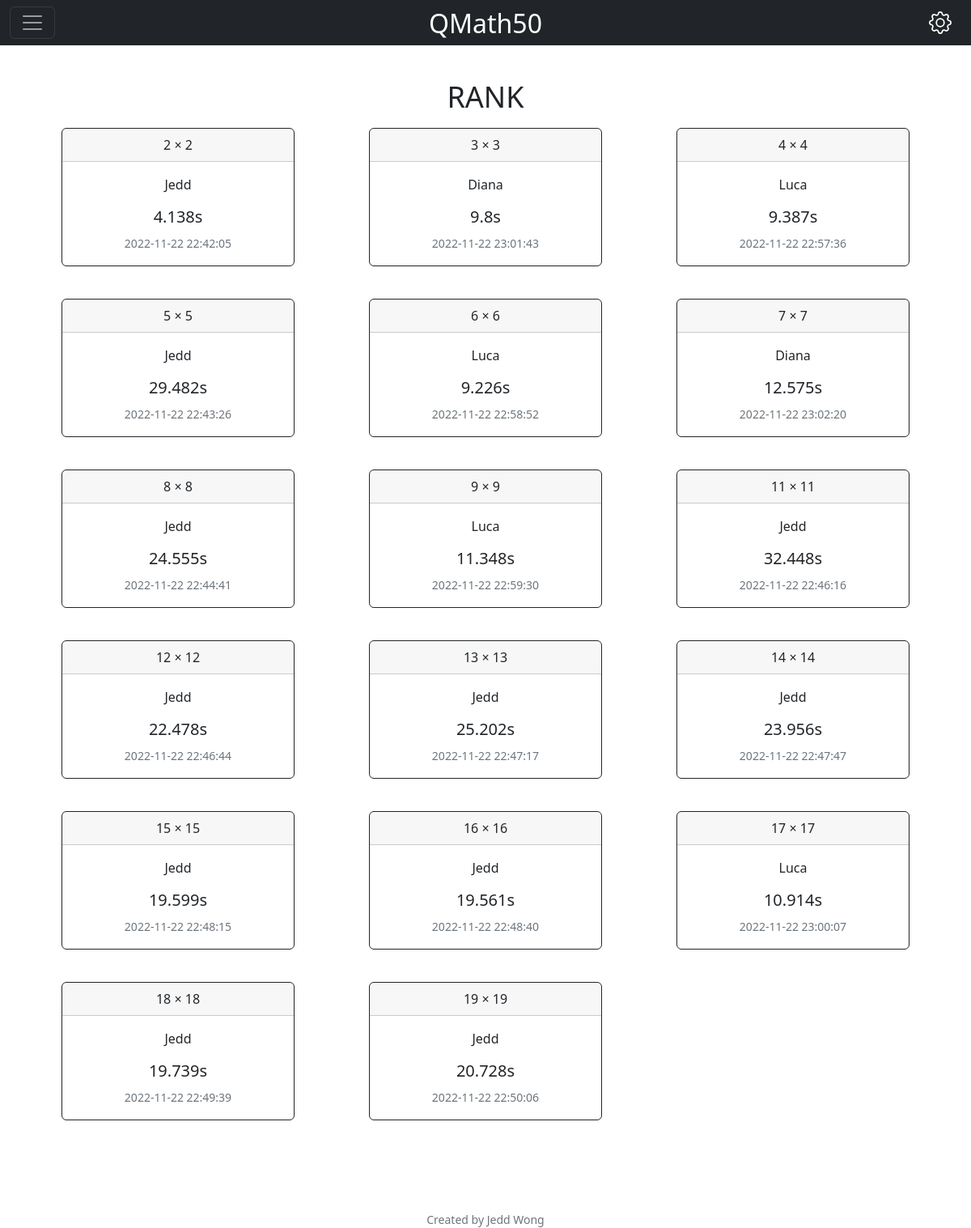
Before: /rank (signed in) with the older database file.
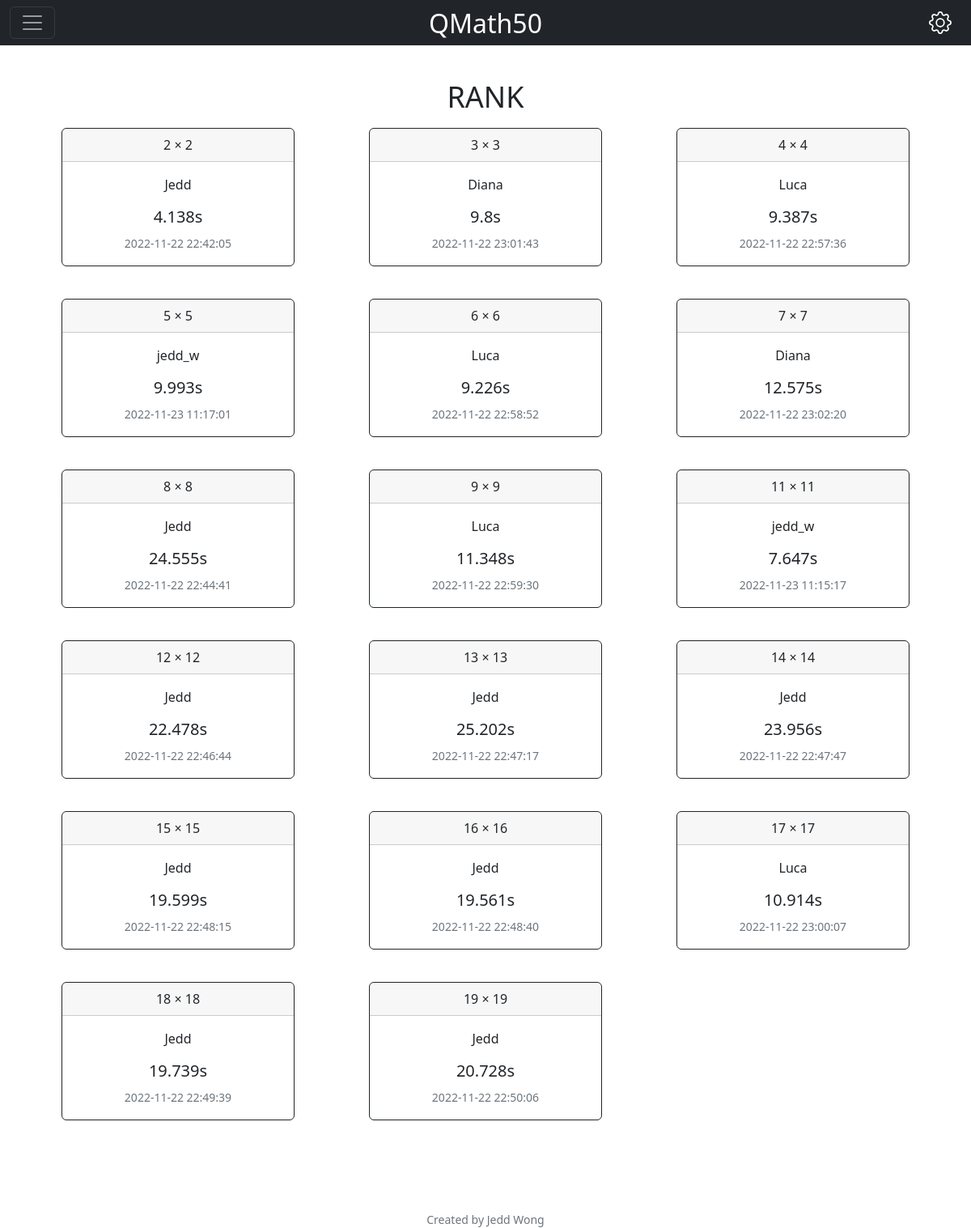
After: the same page with the newer database file.
### tables this page shows
CREATE TABLE users (
id INTEGER PRIMARY KEY AUTOINCREMENT NOT NULL, 
username TEXT NOT NULL, 
hash TEXT NOT NULL
);

### main.py (the view)
@app.route('/rank')
@login_required
def rank():
    acc_id = session["user_id"]
    if acc_id != None:
        username_db = db.execute("SELECT username FROM users WHERE id = ?", acc_id)
        username = username_db[0]["username"]
        best_time_list = []
        for data in range(2,20):
            if data == 10:
                pass
            else:
                temp_dict = {}
                rank_best_db = db.execute("SELECT game_type, pofo_id, MIN(best_time), time FROM profile WHERE game_type = ?", data)
                best_player_id = rank_best_db[0]["pofo_id"]
                best_player_name = db.execute("SELECT username FROM users WHERE id = ?", best_player_id)
                if not best_player_name:
                    game_type = data
                    player_name = None
                    best_time = None
                    record_date_time = None
                else:
                    game_type = rank_best_db[0]["game_type"]
                    player_name = best_player_name[0]["username"]
                    best_time = rank_best_db[0]["MIN(best_time)"]
                    record_date_time = rank_best_db[0]["time"]
                temp_dict["game_type"] = game_type
                temp_dict["username"] = player_name
                temp_dict["best_time"] = best_time
                temp_dict["time"] = record_date_time
                if temp_dict["best_time"] != None:
                    temp_dict["best_time"] = str(best_time) + "s"
                best_time_list.append(temp_dict)
        contents = best_time_list
        return render_template("rank.html", jinja_username=username, jinja_contents=contents)
    else:
        return render_template("login.html")

### helpers.py (called while the page is built)
def login_required(f):
    @wraps(f)
    def decorated_function(*args, **kwargs):
        if session.get("user_id") is None:
            return redirect("/login")
        return f(*args, **kwargs)
    return decorated_function

### main.py (called while the page is built)
@app.after_request
def after_request(response):
    response.headers["Cache-Control"] = "no-cache, no-store, must-revalidate"
    response.headers["Expires"] = 0
    response.headers["Pragma"] = "no-cache"
    return response

### templates/rank.html (shortened to what this page needs)
{% extends "layout.html" %}
{% block main %}
        <div class="App_game">
          <div class="boardContainer" style="overflow: unset;">
              <div class="center">
                  <h1 style="font-size:3vw" id="indexTitle">RANK</h1>
              </div>
          </div>
        </div>
        <div class="row row-cols-1 row-cols-md-3 g-4">
          {% for content in jinja_contents %}
          <div class="col">
                <div class="card border-dark mb-3" style="max-width: 18rem;">
                    <div class="card-header">{{ content.game_type }} × {{ content.game_type }}</div>
                    <div class="card-body text-dark">
                      <p class="card-text">{{ content.username }}</p>
                      <h5 class="card-title">{{ content.best_time }}</h5>
                      <p class="card-text"><small class="text-muted">{{ content.time }}</small></p>
                    </div>
                </div>
          </div>
             {% endfor %}
        </div>
{% endblock %}

### templates/layout.html (shortened to what this page needs)
<!DOCTYPE html>
<html lang="en">
    <head>
        <link href="https://cdn.jsdelivr.net/npm/bootstrap@5.2.2/dist/css/bootstrap.min.css" rel="stylesheet">
        <link href="/static/css/styles.css" rel="stylesheet">
    </head>
    <body>
        <nav class="navbar navbar-dark bg-dark fixed-top">
                <div class="container-fluid">
                {% if session["user_id"] %}
                    <button class="navbar-toggler" type="button" data-bs-toggle="offcanvas" data-bs-target="#offcanvasDarkNavbar" aria-controls="offcanvasDarkNavbar">
                      <span class="navbar-toggler-icon"></span>
                    </button>
                    <a class="navbar-brand position-absolute top-0 start-50 translate-middle-x" href="/">QMath50</a>
                    <div>
                        <li>
                            <button type="button" id="settings-button" class="btn btn-dark text-white AppHeader_icon justify-content-end" aria-label="Settings" data-bs-toggle="modal" data-bs-target="#exampleModal">
                            </button>
                        </li>
                    </div>
                {% endif %}
        </nav>
        <main class="container-fluid py-5 text-center">
            <main class="container py-5 text-center">
        {% block main %}{% endblock %}
            </main>
        </main>
        <footer class="mb-5 small text-center text-muted">
            Created by Jedd Wong
        </footer>
    </body>
</html>

### static/css/styles.css (style rules this page uses)
html, body { margin: 0; height: 100%; }
a { text-decoration:none; }
nav .navbar-brand { font-size: xx-large; }
.center { justify-content: center; color }
#indexTitle { margin: 2% 0 18%; }
.card { margin: 0 auto; float: none; margin-bottom: 10px; }
.App_game { width: 100%; max-width: var(--game-max-width); margin: 0 auto; height: calc(100% - var(--header-height)); display: flex; flex-direction: column; }
.boardContainer { display: flex; justify-content: center; align-items: center; flex-grow: 1; overflow: hidden; }
.AppHeader_icon { background: none; border: none; }

Changed rows visible on the page:
no longer on one of the page's lists (row unchanged): users: username "Jedd"
computed for users "Jedd": game_type "5" → "8"; best_time "29.482s" → "24.555s"; time "2022-11-22 22:43:26" → "2022-11-22 22:44:41"; game_type "8" → "12"; best_time "24.555s" → "22.478s"; time "2022-11-22 22:44:41" → "2022-11-22 22:46:44"; game_type "11" → "13"; best_time "32.448s" → "25.202s"; time "2022-11-22 22:46:16" → "2022-11-22 22:47:17"; game_type "12" → "14"; best_time "22.478s" → "23.956s"; time "2022-11-22 22:46:44" → "2022-11-22 22:47:47"; game_type "13" → "15"; best_time "25.202s" → "19.599s"; time "2022-11-22 22:47:17" → "2022-11-22 22:48:15"; game_type "14" → "16"; best_time "23.956s" → "19.561s"; time "2022-11-22 22:47:47" → "2022-11-22 22:48:40"; game_type "15" → "18"; best_time "19.599s" → "19.739s"; time "2022-11-22 22:48:15" → "2022-11-22 22:49:39"; game_type "16" → "19"; best_time "19.561s" → "20.728s"; time "2022-11-22 22:48:40" → "2022-11-22 22:50:06"
added users: game_type "5", username "jedd_w", best_time "9.993s", time "2022-11-23 11:17:01", game_type "11", best_time "7.647s", time "2022-11-23 11:15:17"
